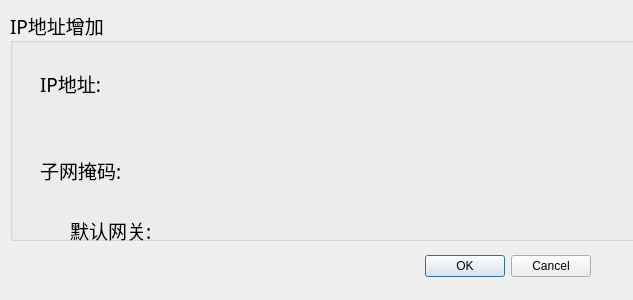
<?xml version="1.0" encoding="UTF-8"?>
<ui version="4.0">
 <class>IPAddDlg</class>
 <widget class="QDialog" name="IPAddDlg">
  <property name="geometry">
   <rect>
    <x>0</x>
    <y>0</y>
    <width>633</width>
    <height>300</height>
   </rect>
  </property>
  <property name="windowTitle">
   <string>Dialog</string>
  </property>
  <widget class="QDialogButtonBox" name="buttonBox">
   <property name="geometry">
    <rect>
     <x>250</x>
     <y>251</y>
     <width>341</width>
     <height>31</height>
    </rect>
   </property>
   <property name="orientation">
    <enum>Qt::Horizontal</enum>
   </property>
   <property name="standardButtons">
    <set>QDialogButtonBox::Cancel|QDialogButtonBox::Ok</set>
   </property>
  </widget>
  <widget class="QGroupBox" name="groupBox">
   <property name="geometry">
    <rect>
     <x>10</x>
     <y>10</y>
     <width>781</width>
     <height>231</height>
    </rect>
   </property>
   <property name="font">
    <font>
     <family>微软雅黑</family>
     <pointsize>14</pointsize>
    </font>
   </property>
   <property name="title">
    <string>IP地址增加</string>
   </property>
   <widget class="QLabel" name="ip_label">
    <property name="geometry">
     <rect>
      <x>30</x>
      <y>53</y>
      <width>91</width>
      <height>41</height>
     </rect>
    </property>
    <property name="font">
     <font>
      <family>微软雅黑</family>
      <pointsize>14</pointsize>
     </font>
    </property>
    <property name="text">
     <string>IP地址:</string>
    </property>
   </widget>
   <widget class="QLabel" name="maskip_label">
    <property name="geometry">
     <rect>
      <x>30</x>
      <y>140</y>
      <width>91</width>
      <height>41</height>
     </rect>
    </property>
    <property name="font">
     <font>
      <family>微软雅黑</family>
      <pointsize>14</pointsize>
     </font>
    </property>
    <property name="text">
     <string>子网掩码:</string>
    </property>
   </widget>
   <widget class="QLabel" name="gateip_label">
    <property name="geometry">
     <rect>
      <x>60</x>
      <y>200</y>
      <width>91</width>
      <height>41</height>
     </rect>
    </property>
    <property name="font">
     <font>
      <family>微软雅黑</family>
      <pointsize>14</pointsize>
     </font>
    </property>
    <property name="text">
     <string>默认网关:</string>
    </property>
   </widget>
   <widget class="QPushButton" name="addBtn">
    <property name="geometry">
     <rect>
      <x>660</x>
      <y>180</y>
      <width>91</width>
      <height>31</height>
     </rect>
    </property>
    <property name="text">
     <string>增加</string>
    </property>
   </widget>
   <widget class="MyIPAddressEdit" name="IPEdit" native="true">
    <property name="geometry">
     <rect>
      <x>120</x>
      <y>60</y>
      <width>471</width>
      <height>41</height>
     </rect>
    </property>
   </widget>
   <widget class="MyIPAddressEdit" name="MaskIPEdit" native="true">
    <property name="geometry">
     <rect>
      <x>120</x>
      <y>140</y>
      <width>471</width>
      <height>41</height>
     </rect>
    </property>
   </widget>
   <widget class="MyIPAddressEdit" name="GateIPEdit" native="true">
    <property name="geometry">
     <rect>
      <x>150</x>
      <y>200</y>
      <width>471</width>
      <height>41</height>
     </rect>
    </property>
   </widget>
  </widget>
 </widget>
 <customwidgets>
  <customwidget>
   <class>MyIPAddressEdit</class>
   <extends>QWidget</extends>
   <header>myipaddressedit.h</header>
   <container>1</container>
  </customwidget>
 </customwidgets>
 <resources/>
 <connections>
  <connection>
   <sender>buttonBox</sender>
   <signal>accepted()</signal>
   <receiver>IPAddDlg</receiver>
   <slot>accept()</slot>
   <hints>
    <hint type="sourcelabel">
     <x>248</x>
     <y>254</y>
    </hint>
    <hint type="destinationlabel">
     <x>157</x>
     <y>274</y>
    </hint>
   </hints>
  </connection>
  <connection>
   <sender>buttonBox</sender>
   <signal>rejected()</signal>
   <receiver>IPAddDlg</receiver>
   <slot>reject()</slot>
   <hints>
    <hint type="sourcelabel">
     <x>316</x>
     <y>260</y>
    </hint>
    <hint type="destinationlabel">
     <x>286</x>
     <y>274</y>
    </hint>
   </hints>
  </connection>
 </connections>
</ui>
